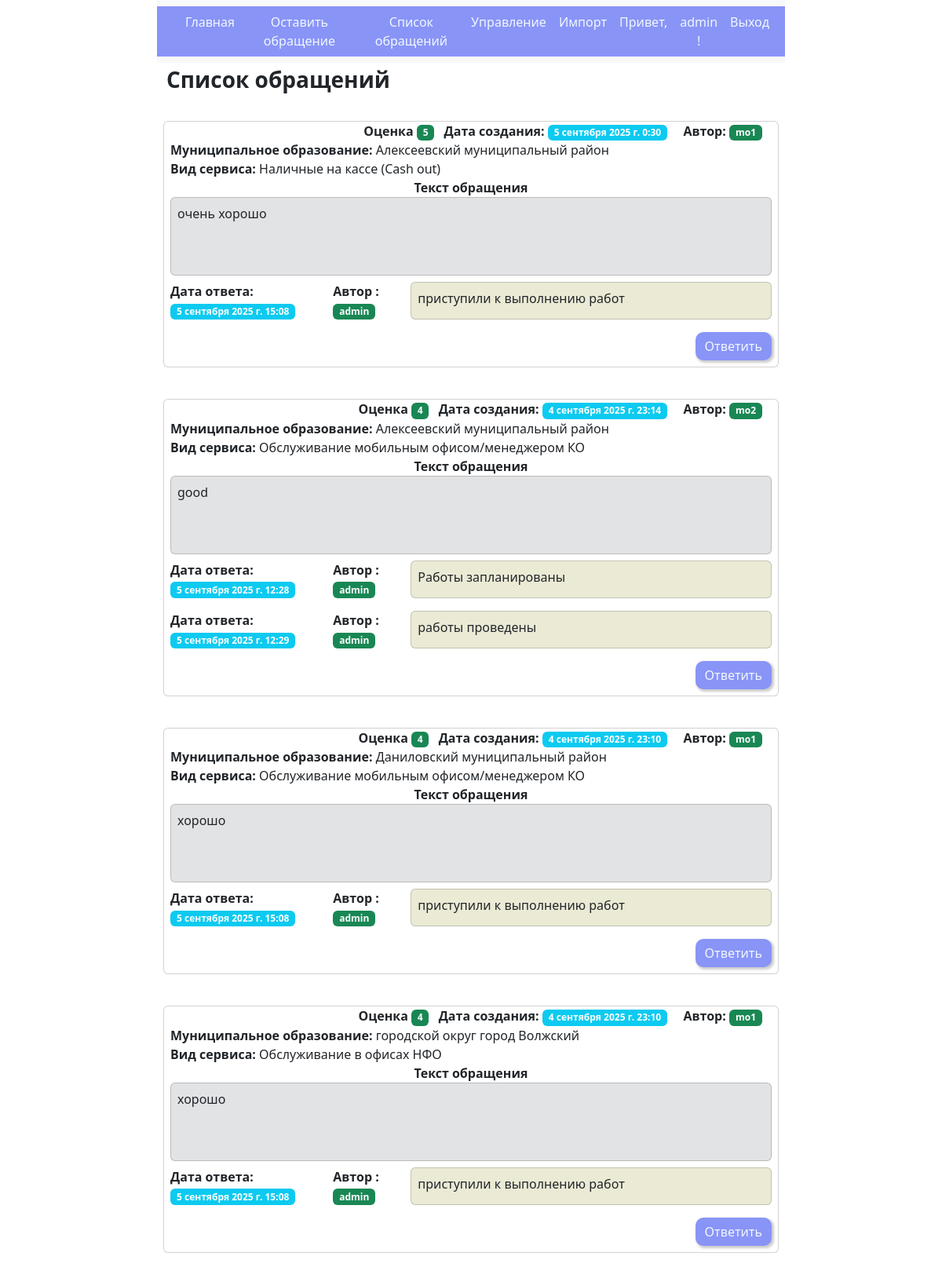
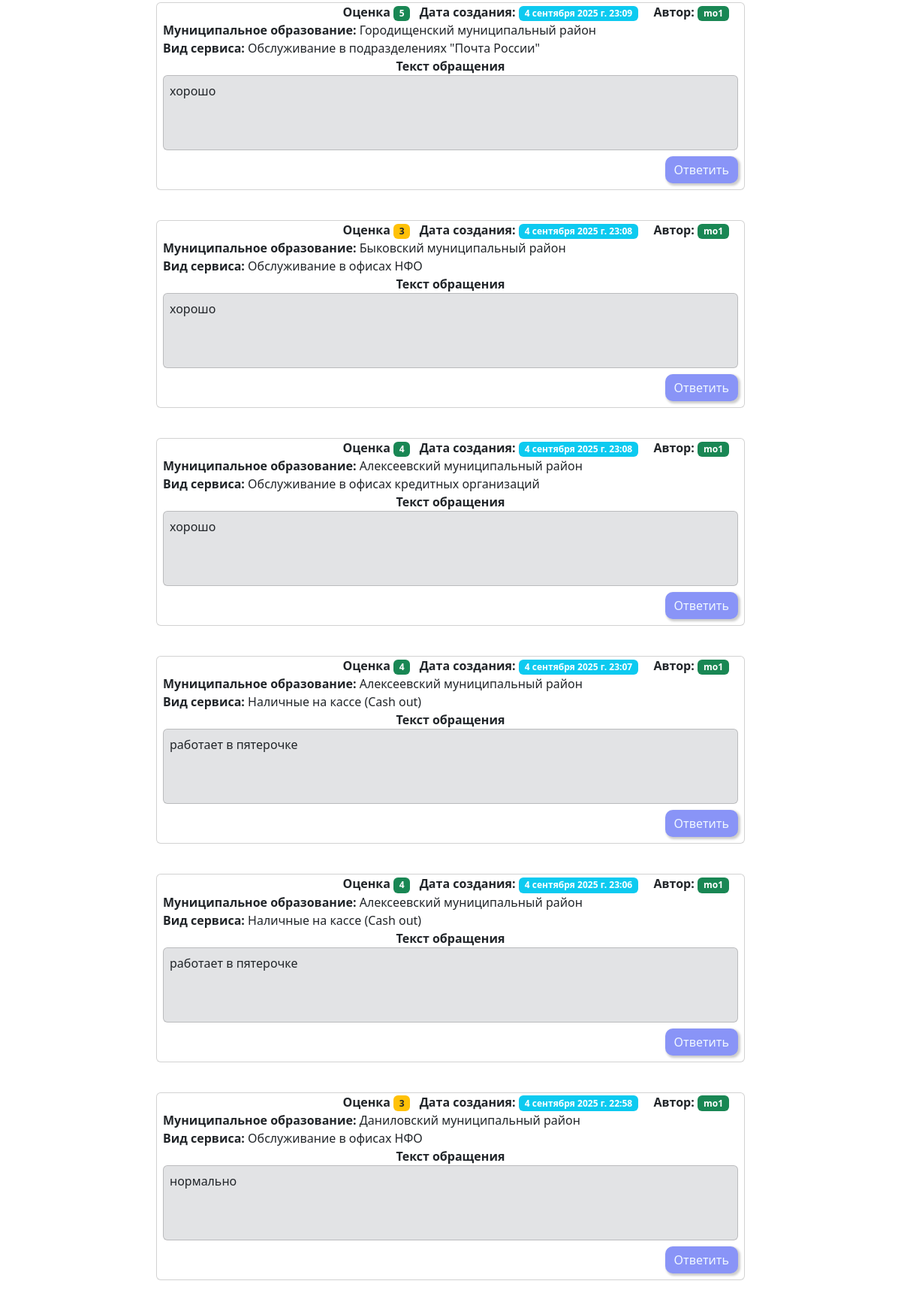
Screenshot of /reviews/ (signed in, upper part) with the database file from the repository (2 pictures, top to bottom).
### core/models.py (models this page shows, shortened)
class Review(models.Model):
    TERRIBLE = 1
    BAD = 2
    NORMAL = 3
    GOOD = 4
    FINE = 5
    RATING_CHOICES = [
        (TERRIBLE, "Ужасно"),
        (BAD, "Плохо"),
        (NORMAL, "Нормально"),
        (GOOD, "Хорошо"),
        (FINE, "Отлично"),
    ]
    AI_CHOICES = [
    ("ai_checked_true", "Проверено ИИ"),
    ("ai_cancelled", "Отменено ИИ"),
    ("ai_checked_in_progress", "В процессе проверки"),
    ("ai_checked_false", "Не проверено"),
    ]
    MO = models.ForeignKey ('MO', related_name="mo_name", on_delete=models.SET_NULL,null=True, blank=True, verbose_name="МО")
    service = models.ForeignKey ("Service", related_name="service", on_delete=models.SET_NULL,null=True, blank=True, verbose_name="вид сервиса")
    text = models.TextField (verbose_name="Текст обращения")
    created = models.DateTimeField (blank=True, null=True, auto_now_add=True, verbose_name="Дата создания")
    rating = models.PositiveSmallIntegerField (blank=True, null=True,choices=RATING_CHOICES, verbose_name="Оценка")
    is_published = models.BooleanField (blank=True, null=True,default=True, verbose_name="Опубликован")
    ai_checked_status = models.CharField(blank=True, null=True,max_length=30, choices=AI_CHOICES, default="ai_checked_false", verbose_name="Статус ИИ",)
    author = models.CharField (verbose_name="автор сообщения")
    class Meta:
        verbose_name = "Обращение"
        verbose_name_plural = "Список обращений"

class MO(models.Model):
    area = models.TextField (verbose_name="Округ")
    region = models.CharField (max_length=200, verbose_name="Субъект РФ")
    mo2 = models.CharField (max_length=200, verbose_name="Муниципальное образование")
    href = models.URLField(blank=True, null=True, max_length=200)
    path_class = models.CharField (blank=True, null=True, max_length=200, verbose_name="Техническое поле")
    path_d = models.TextField (blank=True, null=True, verbose_name="Координаты")
    path_fill = models.CharField (blank=True, null=True, max_length=200, verbose_name="цвет заполнения")
    path_description_data_img = models.ImageField (upload_to="MO/", blank=True, null=True, verbose_name="Изображение МО")
    path_description_data = models.TextField (blank=True, null=True, verbose_name="Описание")
    def __str__(self):
        return f" {self.mo2}"
    class Meta:
        verbose_name = "Муниципальное образование"
        verbose_name_plural = "Муниципальные образования"

class Service(models.Model):
    name = models.CharField (max_length=200, verbose_name="Название")
    description = models.TextField (blank=True, verbose_name="Описание")
    image = models.ImageField (upload_to="services/", blank=True, verbose_name="Изображение")
    def __str__(self):
        return f" {self.name}"
    class Meta:
        verbose_name = "Сервис"
        verbose_name_plural = "Список сервисов"
        ordering = ['description']

class ReviewAnswer(models.Model):
    Review = models.ForeignKey ('Review', related_name="review_id", on_delete=models.SET_NULL,null=True, blank=True, verbose_name="Идентификатор обращения")
    answer_text = models.TextField (verbose_name="Текст ответа")
    answer_created = models.DateTimeField (blank=True, null=True, auto_now_add=True, verbose_name="Дата создания")
    answer_is_published = models.BooleanField (blank=True, null=True,default=True, verbose_name="Опубликован")
    answer_author = models.CharField (verbose_name="автор ответа")
    class Meta:
        verbose_name = "Ответ на обращение"
        verbose_name_plural = "Ответы на обращения"

### core/views.py (the view)
# urls.py: path('reviews/', ReviewView.as_view(), name='reviews'),
class ReviewView(ListView):
    model = Review
    template_name = "reviews.html"
    def get_context_data(self, **kwargs):
        context = super().get_context_data(**kwargs)
        context["name"] = "Обращения"
        if self.request.user.is_superuser:
            reviews = Review.objects.all().order_by('-created')
        else:
            reviews = Review.objects.filter(author=self.request.user.username).order_by('-created')
        context["reviews"] = reviews
        review_answers = ReviewAnswer.objects.all().order_by('answer_created')
        context["review_answers"] = review_answers
        return context

### core/context_processors.py (called while the page is built)
def get_main_menu(request):
    context = {
        'menu':[
            {'name': "Главная", 'url':'landing'},
        ]
    }
    return context

### core/templates/reviews.html (shortened to what this page needs)
{% extends "base.html" %}
{% block content %}
    <div>
        <span class="fs-3" > <b>Список обращений </b> </span>
    </div><br>
    <div class="row row-cols-1 row-cols-md-1 g-4 px-auto"  >
        {% for review  in reviews.all %}
            <div class="col p-2">
                <div class="card" >
                    <div class="container-fluid text-end"><b>Оценка </b>
                        {% if  review.rating == 1 %}
                            <span class="text-start badge bg-danger">{{ review.rating }} </span>
                        {% elif review.rating == 2 %}
                            <span class="text-start badge bg-danger">{{ review.rating }} </span>
                        {% elif review.rating == 3 %}
                            <span class="text-start badge bg-warning text-dark">{{ review.rating }} </span>
                        {% elif review.rating == 4 %}
                            <span class="text-start badge bg-success">{{ review.rating }} </span>
                        {% elif review.rating == 5 %}
                            <span class="text-start badge bg-success">{{ review.rating }} </span>
                        {% endif %}
                        <span class="mx-2 text-end"><b>Дата создания: </b>  <span class="badge bg-info px-2"> {{ review.created }}</span></span>
                        <span class="mx-2 text-end"><b>Автор: </b>  <span class="badge bg-success px-2"> {{ review.author }}</span></span>
                    </div>
                    <span class=" px-2"><b>Муниципальное образование:</b> {{ review.MO }}  </span>
                    <span class=" px-2"><b>Вид сервиса:</b> {{ review.service }} </span>
                    <span class="mx-auto"><b>Текст обращения</b></span>
                    <div class="card mx-2 p-2 bg-secondary-subtle overflow-auto" style="height:100px">{{ review.text }} </div>
                    {% for review_answer  in review_answers.all %}
                        {% if review_answer.Review.id == review.id %}
                            <div class="my-2">
                                <div class="d-flex justify-content-end">
                                    <span class="mx-2 "><b>Дата ответа: </b>  <span class="badge bg-info px-2"> {{ review_answer.answer_created }}</span></span>
                                    <span class="mx-2 "><b>Автор : </b>  <span class="badge bg-success px-2"> {{ review_answer.answer_author }}</span></span>
                                    <div class="card mx-2 p-2 overflow-auto" style="width:80vh; background-color:  #ebead5ff">{{ review_answer.answer_text }} </div>
                                </div>
                            </div>
                        {% endif %}
                    {% endfor %}
                    <div class="text-end px-2">
                        {% if request.user.is_superuser %}
                            <a href="{% url "answer_create" review.id %}" class="btn menu_button_rev my-2">Ответить</a>
                        {% endif %}
                    </div>
                </div>
            </div>
        {% endfor %}
    </div>
{% endblock content %}

### core/templates/nav-bar.html (shortened to what this page needs)
    {% load static %}
        <nav class="navbar-expand-lg  bg-body-tertiary navbar col-md-8 container-fluid" >
        <div class="container-fluid">
            <div class="collapse navbar-collapse" id="navbarSupportedContent">
                <ul class="navbar-nav me-auto mb-2 mb-lg-0">
                    {% for menu_item in menu  %}
                        <a class="nav-link" aria-current="page" href="{% url menu_item.url %}"> {{ menu_item.name }} </a>
                    {% endfor %}
                    {% if request.user.is_staff %}
                        <a class="nav-link" href="{% url 'review_create' %}">Оставить обращение</a>
                        <a class="nav-link" href="{% url 'reviews' %}">Список обращений</a>
                    {% endif %}
                    {% if request.user.is_superuser %}
                        <a class="nav-link" href="http://127.0.0.1:8000/admin/">Управление</a>
                        <a class="nav-link" href="{% url 'import' %}">Импорт</a>
                    {% endif %}
                </ul>
                <ul class="navbar-nav ms-auto">
                    {% if user.is_authenticated %}
                    <li class="nav-item">
                        <span class="nav-link">Привет, </span>
                    </li>
                    <li class="nav-item">
                            <a class="nav-link " href="#"> {{ user.username }} ! </a>
                    </li>
                    <li class="nav-item">
                        <form action="{% url 'logout' %}" method="post" class="d-inline">
                            <button type="submit" class="nav-link btn btn-link">Выход</button>
                        </form>
                    </li>
                    {% endif %}
                </ul>
            </div>
        </div>
    </nav>

### static/css/main.css (style rules this page uses)
body { margin: 0; padding: 0; height: calc(100vh + 50px); }
header .navbar div { text-align: center; background-color: #8994f7; }
.nav-link { color: aliceblue; }
div .menu_button_rev { background-color: #8994f7; border-radius: 10px; box-shadow: 2px 2px 3px 1px #ccc; color: aliceblue; border: none; text-align: center; }

### rows the page displays
Review: rating "5", created "5 сентября 2025 г. 0:30", author "mo1", MO "Алексеевский муниципальный район", service "Наличные на кассе (Cash out)", text "очень хорошо", shows "Ответить"
ReviewAnswer: answer_created "5 сентября 2025 г. 15:08", answer_author "admin", answer_text "приступили к выполнению работ"
Review: rating "4", created "4 сентября 2025 г. 23:14", author "mo2", MO "Алексеевский муниципальный район", service "Обслуживание мобильным офисом/менеджером КО", text "good", shows "Ответить"
ReviewAnswer: answer_created "5 сентября 2025 г. 12:28", answer_author "admin", answer_text "Работы запланированы"
ReviewAnswer: answer_created "5 сентября 2025 г. 12:29", answer_author "admin", answer_text "работы проведены"
Review: rating "4", created "4 сентября 2025 г. 23:10", author "mo1", MO "Даниловский муниципальный район", service "Обслуживание мобильным офисом/менеджером КО", text "хорошо", shows "Ответить"
ReviewAnswer: answer_created "5 сентября 2025 г. 15:08", answer_author "admin", answer_text "приступили к выполнению работ"
Review: rating "4", created "4 сентября 2025 г. 23:10", author "mo1", MO "городской округ город Волжский", service "Обслуживание в офисах НФО", text "хорошо", shows "Ответить"
ReviewAnswer: answer_created "5 сентября 2025 г. 15:08", answer_author "admin", answer_text "приступили к выполнению работ"
Review: rating "5", created "4 сентября 2025 г. 23:09", author "mo1", MO "Городищенский муниципальный район", service "Обслуживание в подразделениях \"Почта России\"", text "хорошо", shows "Ответить"
Review: rating "3", created "4 сентября 2025 г. 23:08", author "mo1", MO "Быковский муниципальный район", service "Обслуживание в офисах НФО", text "хорошо", shows "Ответить"
Review: rating "4", created "4 сентября 2025 г. 23:08", author "mo1", MO "Алексеевский муниципальный район", service "Обслуживание в офисах кредитных организаций", text "хорошо", shows "Ответить"
Review: rating "4", created "4 сентября 2025 г. 23:07", author "mo1", MO "Алексеевский муниципальный район", service "Наличные на кассе (Cash out)", text "работает в пятерочке", shows "Ответить"
Review: rating "4", created "4 сентября 2025 г. 23:06", author "mo1", MO "Алексеевский муниципальный район", service "Наличные на кассе (Cash out)", text "работает в пятерочке", shows "Ответить"
Review: rating "3", created "4 сентября 2025 г. 22:58", author "mo1", MO "Даниловский муниципальный район", service "Обслуживание в офисах НФО", text "нормально", shows "Ответить"

### other values shown
{{ menu_item.name }} "Главная"
{{ user.username }} "admin"
